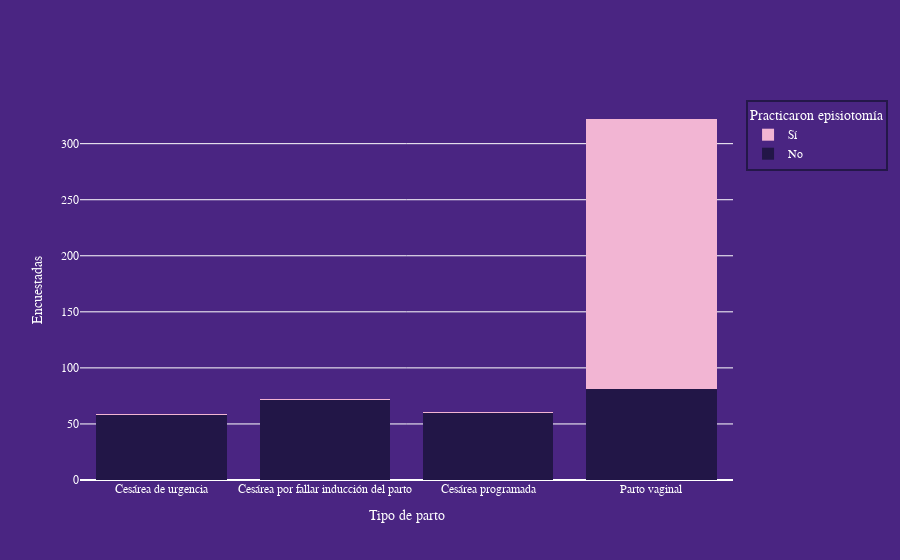

Notebook code cell kept with this figure:
### Code cell
tipo_parto = [
    'Cesárea de urgencia', 
    'Cesárea por fallar inducción del parto', 
    'Cesárea programada', 
    'Parto vaginal'
    ]
    
fig = go.Figure(data=[
    go.Bar(name='No', x=tipo_parto, y=episiotomia.iloc[0, 1:5], marker_color='#221647', marker_line_width=0),
    go.Bar(name='Sí', x=tipo_parto, y=episiotomia.iloc[1, 1:5], marker_color='#f2b5d3', marker_line_width=0)
])

# Change the bar mode
fig.update_layout(
    barmode='stack', 
    xaxis_title='Tipo de parto', 
    yaxis_title='Encuestadas',
    paper_bgcolor='#4A2582',
    plot_bgcolor='#4A2582',
    font_color = 'white', 
    font_family='Arial',
    legend_bgcolor='#4A2582',
    legend_bordercolor='#241749',
    legend_borderwidth=2,
    legend_font_color='white',
    legend_title="Practicaron episiotomía",
    legend_title_side='top',
    hoverlabel_font_family='Arial',
    modebar_remove=['lasso', 'autoscale', 'zoom', 'pan', 'zoomin', 'zoomout', 'select', 'reset', 'resetscale', 'toimage'],
    )

fig.show()

fig.write_html(f'{figures}/episiotomia_parto.html')

### Figure 1 — Plotly figure (JSON) as saved in the notebook; plotly's stock layout.template omitted (floating-point values rounded to 4 significant figures)
{"data": [{"marker": {"color": "#221647", "line": {"width": 0}}, "name": "No", "type": "bar", "x": ["Cesárea de urgencia", "Cesárea por fallar inducción del parto", "Cesárea programada", "Parto vaginal"], "y": [58, 71, 60, 81]}, {"marker": {"color": "#f2b5d3", "line": {"width": 0}}, "name": "Sí", "type": "bar", "x": ["Cesárea de urgencia", "Cesárea por fallar inducción del parto", "Cesárea programada", "Parto vaginal"], "y": [1, 1, 1, 241]}], "layout": {"barmode": "stack", "font": {"color": "white", "family": "Arial"}, "hoverlabel": {"font": {"family": "Arial"}}, "legend": {"bgcolor": "#4A2582", "bordercolor": "#241749", "borderwidth": 2, "font": {"color": "white"}, "title": {"side": "top", "text": "Practicaron episiotomía"}}, "modebar": {"remove": ["lasso", "autoscale", "zoom", "pan", "zoomin", "zoomout", "select", "reset", "resetscale", "toimage"]}, "paper_bgcolor": "#4A2582", "plot_bgcolor": "#4A2582", "xaxis": {"title": {"text": "Tipo de parto"}}, "yaxis": {"title": {"text": "Encuestadas"}}}}
